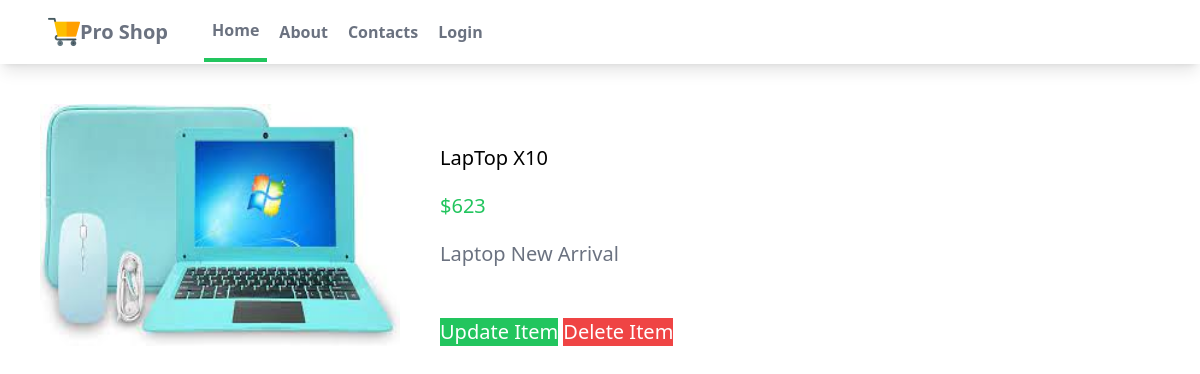
The page /myapp/12/ on the database its author committed.
### myapp/models.py (models this page shows, shortened)
class Product(models.Model):
    name = models.CharField(max_length=100)
    price = models.IntegerField()
    description = models.CharField(max_length=200)
    image = models.ImageField(blank=True, upload_to='images')

### myapp/views.py (the view)
# urls.py: path("<int:my_id>/", indexItem, name="detail"),
def indexItem(request, my_id):
    item = Product.objects.get(id=my_id)
    context = {"item": item}
    return render(request, "myapp/detail.html", context)

### myapp/templates/myapp/detail.html (shortened to what this page needs)
{% extends "myapp/base.html" %}
{% load humanize%}
{% block content %}
<div class="flex p-10 w-full h-200">
  <img class="w-1/3" src="{{item.image.url}}" alt="itemPhoto">
  <div class="w-2/3 text-xl ml-10 mt-5">
    <p class="mt-5">{{item.name}}</p>
    <p class="mt-5 text-green-500">${{item.price | intcomma}}</p>
    <p class="mt-5 text-gray-500">{{item.description}}</p>
    <button class=" bg-green-500 text-white mt-[50px]">
      <a href="{% url 'myapp:update_item' item.id %}">Update Item </a>
    </button>
    <button class=" bg-red-500 text-white mt-[50px]">
      <a href="{% url 'myapp:delete_item' item.id %}">Delete Item </a>
    </button>
  </div>
</div>
{% endblock %}

### myapp/static/myapp/styles.css (style rules this page uses)
html { line-height: 1.5; -webkit-text-size-adjust: 100%; -moz-tab-size: 4; -o-tab-size: 4; tab-size: 4; font-family: ui-sans-serif, system-ui, -apple-system, BlinkMacSystemFont, "Segoe UI", Roboto, "Helvetica Neue", Arial, "Noto Sans", sans-serif, "Apple Color Emoji", "Segoe UI Emoji", "Segoe UI Symbol", "Noto Color Emoji"; font-feature-settings: normal; font-variation-settings: normal; }
body { margin: 0; line-height: inherit; }
a { color: inherit; text-decoration: inherit; }
button, input, optgroup, select, textarea { font-family: inherit; font-feature-settings: inherit; font-variation-settings: inherit; font-size: 100%; font-weight: inherit; line-height: inherit; color: inherit; margin: 0; padding: 0; }
button, select { text-transform: none; }
button, [type='button'], [type='reset'], [type='submit'] { -webkit-appearance: button; background-color: transparent; background-image: none; }
blockquote, dl, dd, h1, h2, h3, h4, h5, h6, hr, figure, p, pre { margin: 0; }
button, [role="button"] { cursor: pointer; }
img, svg, video, canvas, audio, iframe, embed, object { display: block; vertical-align: middle; }
img, video { max-width: 100%; height: auto; }
.ml-10 { margin-left: 2.5rem; }
.mt-5 { margin-top: 1.25rem; }
.mt-\[50px\] { margin-top: 50px; }
.flex { display: flex; }
.w-1\/3 { width: 33.333333%; }
.w-2\/3 { width: 66.666667%; }
.w-full { width: 100%; }
.bg-green-500 { --tw-bg-opacity: 1; background-color: rgb(34 197 94 / var(--tw-bg-opacity)); }
.bg-red-500 { --tw-bg-opacity: 1; background-color: rgb(239 68 68 / var(--tw-bg-opacity)); }
.p-10 { padding: 2.5rem; }
.text-xl { font-size: 1.25rem; line-height: 1.75rem; }
.text-gray-500 { --tw-text-opacity: 1; color: rgb(107 114 128 / var(--tw-text-opacity)); }
.text-green-500 { --tw-text-opacity: 1; color: rgb(34 197 94 / var(--tw-text-opacity)); }
.text-white { --tw-text-opacity: 1; color: rgb(255 255 255 / var(--tw-text-opacity)); }

### rows shown on the page
Product: image (picture), name "LapTop X10", price "623", description "Laptop New Arrival"
